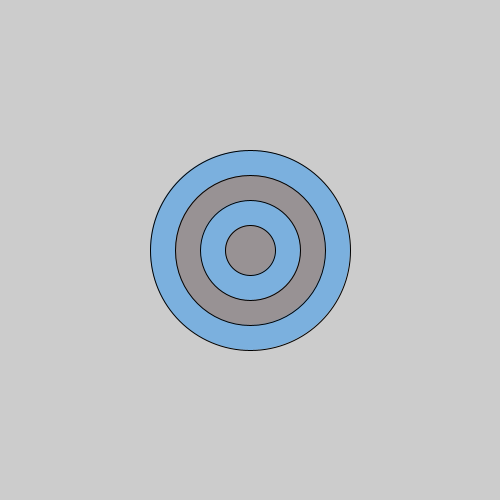
Frame 1 (no input)
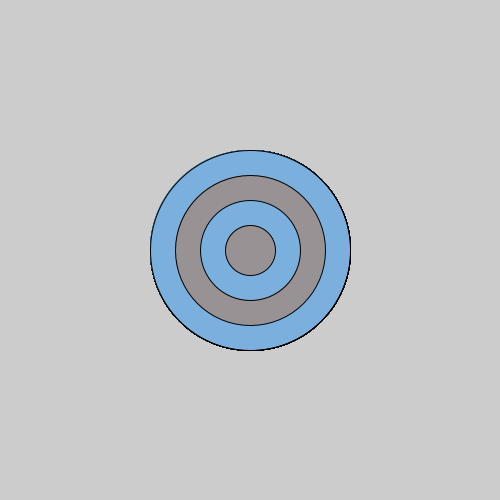
Frame 60 (the mouse pressed at the canvas centre just before this capture)
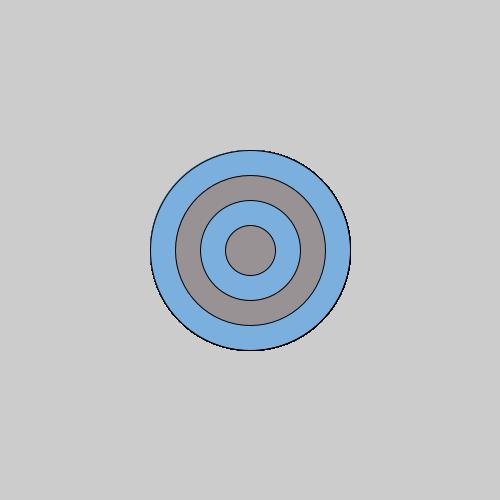
Frame 120 (the mouse held since frame 60 and released just before this capture)

The Processing sketch that drew these frames (run headless with seeded random() and noise(); from frame 60 on, the mouse is pressed at the canvas centre):

// Processing sketch: bullseye
// ── bullseye.pde

void setup() {
 
  // set the size of your sketch
  size(500,500);
}

void draw() {
  
  //Starting with the largest ellipse, use a for loop to draw a bullseye with ellipses.
  int x = 200;
  int y = 200;
  for(int i = 0; i <5; i++){
    if(i % 2 == 0){
      fill(123,176,222);
    }
    else{
      fill(152,146,148);
    }
    ellipse(250, 250, x, y);
    x = x - 50;
    y = y - 50;
  }
  //Use an if statement and remainder to alternate the color of your rings.
  
    
    
  
}
